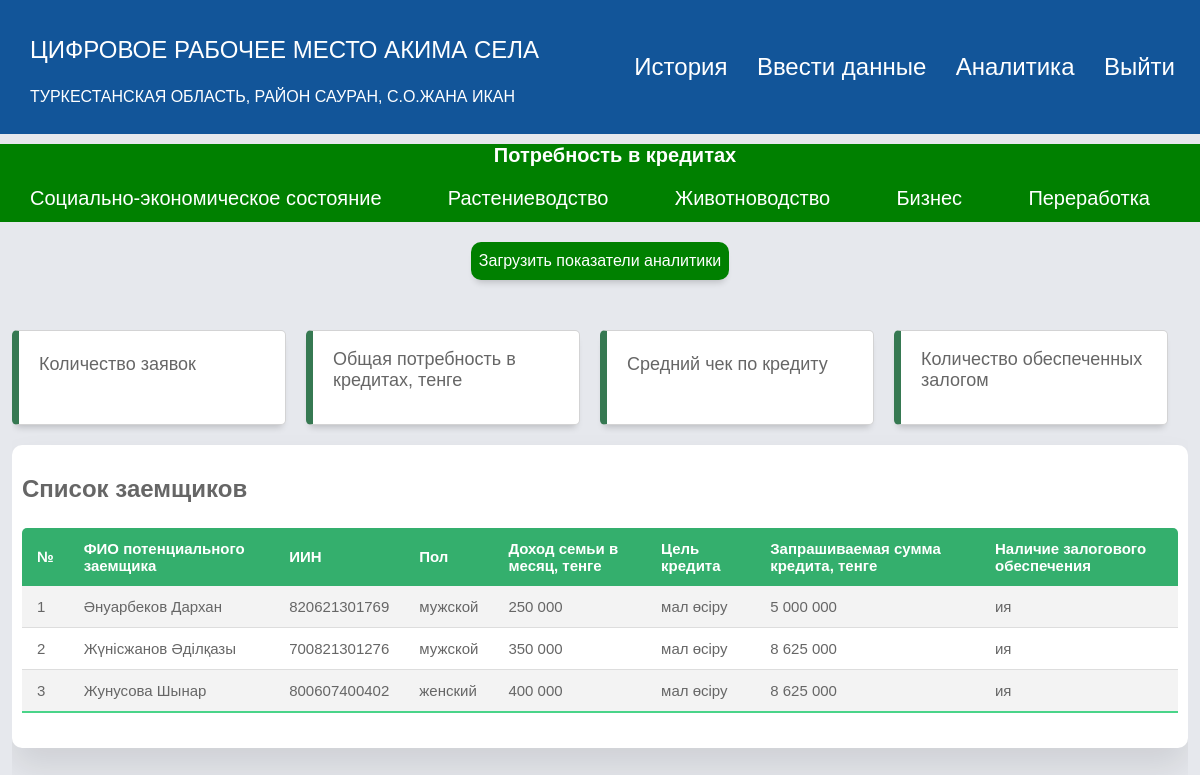
The page /dashboard_credits (signed in) on the database as committed earlier.
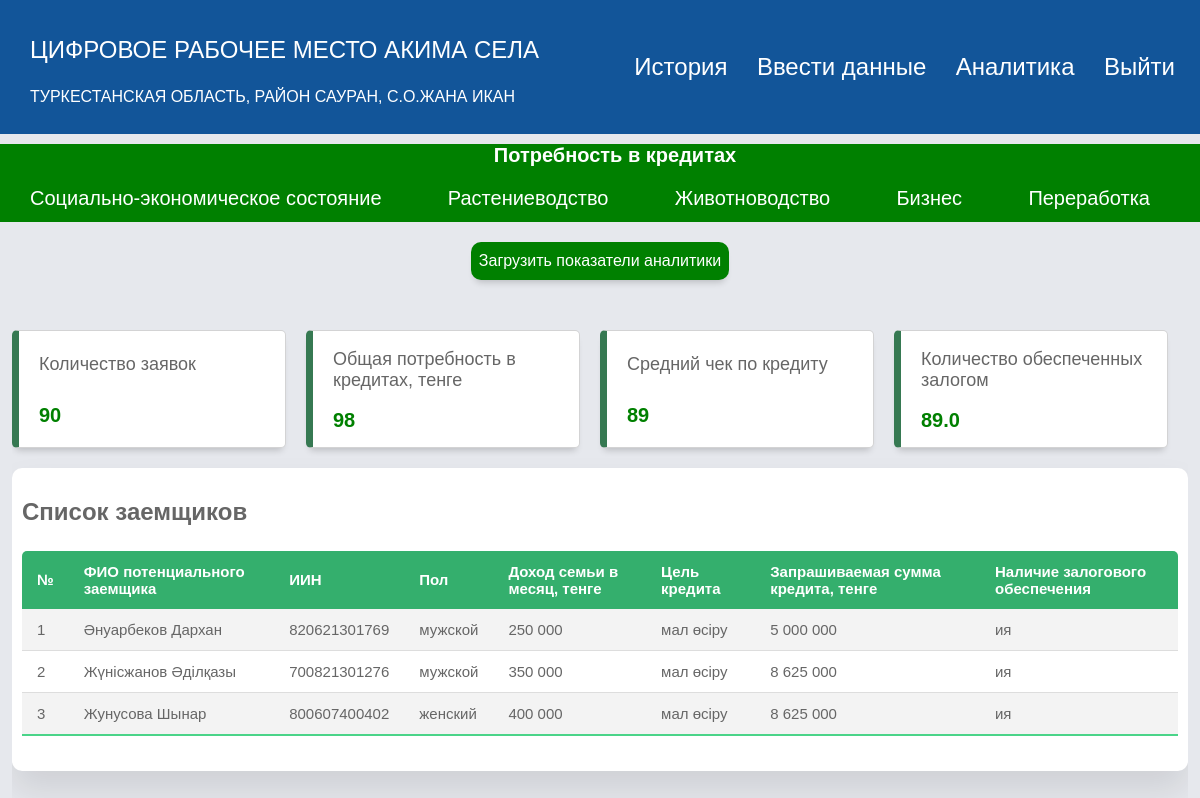
The same page on the database as committed later.
### app/models.py (models this page shows)
class Form(db.Model):
   id = db.Column(db.Integer, primary_key = True)
   user_id = db.Column(db.Integer, db.ForeignKey('user.id'))
   user = relationship("User",backref="forms")
   kato_2 = db.Column(db.String(1024))
   kato_2_name = db.Column(db.String(1024))
   kato_4 = db.Column(db.String(1024))
   kato_4_name = db.Column(db.String(1024))
   kato_6 = db.Column(db.String(1024))
   kato_6_name = db.Column(db.String(1024))
   form_year = db.Column(db.String(1024))
   labour_population = db.Column(db.BigInteger)
   labour_constant_population = db.Column(db.BigInteger)
   labour_labour = db.Column(db.BigInteger)
   labour_government_workers = db.Column(db.BigInteger)
   labour_private_labour = db.Column(db.BigInteger)
   labour_private_ogorod = db.Column(db.BigInteger)
   labour_total_econ_inactive_population = db.Column(db.BigInteger)
   labour_unemployed = db.Column(db.BigInteger)
   labour_household_size = db.Column(db.BigInteger)
   labour_average_income_family = db.Column(db.BigInteger)
   house_total_dvor = db.Column(db.BigInteger)
   house_zaselen_dvor = db.Column(db.BigInteger)
   dh_count = db.Column(db.BigInteger)
   dx_number_ogorodov = db.Column(db.BigInteger)
   dx_cx_land = db.Column(db.Numeric(30, 1))
   dx_pashnya = db.Column(db.Numeric(30, 1))
   dx_mnogoletnie = db.Column(db.Numeric(30, 1))
   dx_zelej = db.Column(db.Numeric(30, 1))
   dx_pastbishe = db.Column(db.Numeric(30, 1))
   dx_senokosy = db.Column(db.Numeric(30, 1))
   dx_ogorody = db.Column(db.Numeric(30, 1))
   dx_sad = db.Column(db.Numeric(30, 1))
   dx_urojai = db.Column(db.Numeric(30, 1))
   dx_cucumber = db.Column(db.Numeric(30, 1))
   dx_tomato = db.Column(db.Numeric(30, 1))
   dx_potato = db.Column(db.Numeric(30, 1))
   dx_kapusta = db.Column(db.Numeric(30, 1))
   dx_carrot = db.Column(db.Numeric(30, 1))
   dx_svekla = db.Column(db.Numeric(30, 1))
   dx_sweet_peper = db.Column(db.Numeric(30, 1))
   dx_baklajan = db.Column(db.Numeric(30, 1))
   dx_kabachek = db.Column(db.Numeric(30, 1))
   dx_onion = db.Column(db.Numeric(30, 1))
   dx_chesnok = db.Column(db.Numeric(30, 1))
   dx_redis = db.Column(db.Numeric(30, 1))
   dx_korm = db.Column(db.Numeric(30, 1))
   dx_fruits = db.Column(db.Numeric(30, 1))
   kx_amount = db.Column(db.BigInteger)
   kz_cx_land = db.Column(db.Numeric(30, 1))
   kx_pansya = db.Column(db.Numeric(30, 1))
   kx_mnogoletnie = db.Column(db.Numeric(30, 1))
   kx_zelej = db.Column(db.Numeric(30, 1))
   kx_pastbishe = db.Column(db.Numeric(30, 1))
   kx_senokosy = db.Column(db.Numeric(30, 1))
   kx_urojai = db.Column(db.Numeric(30, 1))
   kx_zerno = db.Column(db.Numeric(30, 1))
   kx_rice = db.Column(db.Numeric(30, 1))
   kx_maslichnye = db.Column(db.Numeric(30, 1))
   kx_korm = db.Column(db.Numeric(30, 1))
   kx_mnogoletnie_derevo = db.Column(db.Numeric(30, 1))
   kz_cx_land_reserve = db.Column(db.Numeric(30, 1))
   kx_pansya_reserve = db.Column(db.Numeric(30, 1))
   kx_mnogoletnie_reserve = db.Column(db.Numeric(30, 1))
   kx_zelej_reserve = db.Column(db.Numeric(30, 1))
   kx_pastbishe_reserve = db.Column(db.Numeric(30, 1))
   kx_senokosy_reserve = db.Column(db.Numeric(30, 1))
   infrastructure_polivochnaya_sistema_ = db.Column(db.BigInteger)
   infrastructure_polivochnaya_sistema_isused = db.Column(db.BigInteger)
   infrastructure_polivy = db.Column(db.Numeric(30, 1))
   infrastructure_mtm = db.Column(db.BigInteger)
   infrastructure_mtm_isused = db.Column(db.BigInteger)
   infrastructure_slad = db.Column(db.BigInteger)
   infrastructure_slad_isused = db.Column(db.BigInteger)
   infrastructure_garage = db.Column(db.BigInteger)
   infrastructure_garage_isused = db.Column(db.BigInteger)
   infrastructure_cycsterny = db.Column(db.BigInteger)
   infrastructure_cycsterny_isused = db.Column(db.BigInteger)
   infrastructure_transformator = db.Column(db.BigInteger)
   infrastructure_transformator_isused = db.Column(db.BigInteger)
   specialization_rastenivodstvo = db.Column(db.String(1024))
   specialization_rastenivodstvo_value = db.Column(db.Numeric(30, 1))
   animal_dvor = db.Column(db.BigInteger)
   animal_skot_bird = db.Column(db.BigInteger)
   animal_cx_land = db.Column(db.Numeric(30, 1))
   animal_pashnya = db.Column(db.Numeric(30, 1))
   animal_mnogolet = db.Column(db.Numeric(30, 1))
   animal_zalej = db.Column(db.Numeric(30, 1))
   animal_pastbisha = db.Column(db.Numeric(30, 1))
   animal_senokos = db.Column(db.Numeric(30, 1))
   animal_ogorod = db.Column(db.Numeric(30, 1))
   animal_sad = db.Column(db.Numeric(30, 1))
   animal_krs_milk = db.Column(db.BigInteger)
   animal_krs_meat = db.Column(db.BigInteger)
   animal_sheep = db.Column(db.BigInteger)
   animal_kozel = db.Column(db.BigInteger)
   animal_horse = db.Column(db.BigInteger)
   animal_camel = db.Column(db.BigInteger)
   animal_pig = db.Column(db.BigInteger)
   animal_chicken = db.Column(db.BigInteger)
   animal_gusi = db.Column(db.BigInteger)
   animal_duck = db.Column(db.BigInteger)
   animal_induk = db.Column(db.BigInteger)
   animal_mik_total = db.Column(db.Numeric(30, 1))
   animal_milk_cow = db.Column(db.Numeric(30, 1))
   animal_milkrate_cow = db.Column(db.Numeric(30, 1))
   animal_mil_kozel = db.Column(db.Numeric(30, 1))
   animal_milrate_kozel = db.Column(db.Numeric(30, 1))
   animal_milk_horse = db.Column(db.Numeric(30, 1))
   animal_milkrate_horse = db.Column(db.Numeric(30, 1))
   animal_milk_camel = db.Column(db.Numeric(30, 1))
   animal_milkrate_camel = db.Column(db.Numeric(30, 1))
   animal_meat_total = db.Column(db.Numeric(30, 1))
   animal_meat_cow = db.Column(db.Numeric(30, 1))
   animal_meat_sheep = db.Column(db.Numeric(30, 1))
   animal_meat_horse = db.Column(db.Numeric(30, 1))
   animal_meat_pig = db.Column(db.Numeric(30, 1))
   animal_meat_camel = db.Column(db.Numeric(30, 1))
   animal_meat_chicken = db.Column(db.Numeric(30, 1))
   animal_meat_duck = db.Column(db.Numeric(30, 1))
   animal_meat_gusi = db.Column(db.Numeric(30, 1))
   animal_egg_total = db.Column(db.BigInteger)
   animal_egg_chicken = db.Column(db.BigInteger)
   animal_egg_gusi = db.Column(db.BigInteger)
   animal_egg_perepel = db.Column(db.BigInteger)
   animal_transformator = db.Column(db.BigInteger)
   animal_transformator_isused = db.Column(db.BigInteger)
   specialization_animal = db.Column(db.String(1024))
   specialization_animal_value = db.Column(db.Numeric(30, 1))
   noncx_sto = db.Column(db.BigInteger)
   noncx_sto_needs = db.Column(db.BigInteger)
   noncx_kindergarden = db.Column(db.BigInteger)
   noncx_kindergarden_needs = db.Column(db.BigInteger)
   noncx_souvenier = db.Column(db.BigInteger)
   noncx_souvenier_needs = db.Column(db.BigInteger)
   noncx_pc_service = db.Column(db.BigInteger)
   noncx_pc_service_needs = db.Column(db.BigInteger)
   noncx_store = db.Column(db.BigInteger)
   noncx_store_needs = db.Column(db.BigInteger)
   noncx_remont_bytovoi_tech = db.Column(db.BigInteger)
   noncx_remont_bytovoi_tech_needs = db.Column(db.BigInteger)
   noncx_metal = db.Column(db.BigInteger)
   noncx_metal_needs = db.Column(db.BigInteger)
   noncx_accounting = db.Column(db.BigInteger)
   noncx_accounting_needs = db.Column(db.BigInteger)
   noncx_photo = db.Column(db.BigInteger)
   noncx_photo_needs = db.Column(db.BigInteger)
   noncx_turism = db.Column(db.BigInteger)
   noncx_turism_needs = db.Column(db.BigInteger)
   noncx_rent = db.Column(db.BigInteger)
   noncx_rent_needs = db.Column(db.BigInteger)
   noncx_cargo = db.Column(db.BigInteger)
   noncx_cargo_needs = db.Column(db.BigInteger)
   noncx_massage = db.Column(db.BigInteger)
   noncx_massage_needs = db.Column(db.BigInteger)
   noncx_foodcourt = db.Column(db.BigInteger)
   noncx_foodcourt_needs = db.Column(db.BigInteger)
   noncx_cleaning = db.Column(db.BigInteger)
   noncx_cleaning_needs = db.Column(db.BigInteger)
   noncx_beuty = db.Column(db.BigInteger)
   noncx_beuty_needs = db.Column(db.BigInteger)
   noncx_carwash = db.Column(db.BigInteger)
   noncx_carwash_needs = db.Column(db.BigInteger)
   noncx_atelie = db.Column(db.BigInteger)
   noncx_atelie_needs = db.Column(db.BigInteger)
   noncx_others = db.Column(db.BigInteger)
   noncx_others_needs = db.Column(db.BigInteger)
   noncx_stroika = db.Column(db.BigInteger)
   noncx_stroika_needs = db.Column(db.BigInteger)
   noncx_mebel = db.Column(db.BigInteger)
   noncx_mebel_needs = db.Column(db.BigInteger)
   noncx_stroi_material = db.Column(db.BigInteger)
   noncx_stroi_material_needs = db.Column(db.BigInteger)
   noncx_svarka = db.Column(db.BigInteger)
   noncx_svarka_needs = db.Column(db.BigInteger)
   noncx_woodworking = db.Column(db.BigInteger)
   noncx_woodworking_needs = db.Column(db.BigInteger)
   noncx_others_uslugi = db.Column(db.BigInteger)
   noncx_others_needs_uslugi = db.Column(db.BigInteger)
   manufacture_milk = db.Column(db.Numeric(30, 1))
   manufacture_milk_needs = db.Column(db.Numeric(30, 1))
   manufacture_meat = db.Column(db.Numeric(30, 1))
   manufacture_meat_needs = db.Column(db.Numeric(30, 1))
   manufacture_vegetables = db.Column(db.Numeric(30, 1))  # Corrected typo
   manufacture_vegetables_needs = db.Column(db.Numeric(30, 1))  # Corrected typo
   manufacture_mayo = db.Column(db.Numeric(30, 1))
   manufacture_mayo_needs = db.Column(db.Numeric(30, 1))
   manufacture_fish = db.Column(db.Numeric(30, 1))
   manufacture_fish_needs = db.Column(db.Numeric(30, 1))
   manufacture_choco = db.Column(db.Numeric(30, 1))
   manufacture_choco_needs = db.Column(db.Numeric(30, 1))
   manufacture_beer = db.Column(db.Numeric(30, 1))
   manufacture_beer_needs = db.Column(db.Numeric(30, 1))
   manufacture_vodka = db.Column(db.Numeric(30, 1))
   manufacture_vodka_needs = db.Column(db.Numeric(30, 1))
   manufacture_honey = db.Column(db.Numeric(30, 1))
   manufacture_honey_needs = db.Column(db.Numeric(30, 1))
   manufacture_polufabricat = db.Column(db.Numeric(30, 1))
   manufacture_polufabricat_needs = db.Column(db.Numeric(30, 1))
   manufacture_bread = db.Column(db.Numeric(30, 1))
   manufacture_bread_needs = db.Column(db.Numeric(30, 1))
   manufacture_others = db.Column(db.Numeric(30, 1))
   manufacture_others_needs = db.Column(db.Numeric(30, 1))
   credit_amount = db.Column(db.BigInteger)
   credit_total = db.Column(db.BigInteger)
   credit_average_total = db.Column(db.BigInteger)
   credit_zalog = db.Column(db.Numeric(30, 1))
   modified_date = db.Column(db.DateTime(timezone=True), default=datetime.now(timezone(timedelta(hours=6))), onupdate=datetime.now(timezone(timedelta(hours=6))))
   creation_date = db.Column(db.DateTime(timezone=True), default=datetime.now(timezone(timedelta(hours=6))))

### app/routes.py (the view)
@app.route('/dashboard_credits', methods=['GET'])
@login_required
def dashboard_credits():
    formData=Form.query.filter_by(user_id=current_user.id).first()
    return render_template('credits_dashboard.html', round=round, formData=formData, number_split=number_split, user=current_user)

### app/routes.py (called while the page is built)
@login_manager.user_loader
def load_user(user_id):
    return User.query.get(int(user_id))

def number_split(number):
    number_str = str(number)
    if '.' in number_str:
        integer_part, decimal_part = number_str.split('.')
    else:
        integer_part, decimal_part = number_str, ""
    formatted_integer_part = " ".join([integer_part[max(0, i-3):i] for i in range(len(integer_part), 0, -3)][::-1])
    result = formatted_integer_part + ('.' + decimal_part if decimal_part else '')
    return result

### app/templates/credits_dashboard.html (shortened to what this page needs)
{% extends "base.html" %} {% block title %}Аналитика{% endblock %}
{% block content %}
<link rel="stylesheet" href="{{ url_for('static', filename='credits_dashboard.css') }}" />
<body>
<div class="main-title">
<p style="text-align: center; font-weight: bold;" class="font-weight-bold">Потребность в кредитах</p>
  <div class="nav_dash_links">
      <a class="dash_link" id="portfolio" href="{{ url_for('dashboard_soc1') }}">Социально-экономическое состояние</a>
      <a class="dash_link" id="portfolio" href="{{ url_for('dashboard_plants') }}">Растениеводство</a>
      <a class="dash_link" id="portfolio" href="{{ url_for('dashboard_animal') }}">Животноводство</a>
      <a class="dash_link" id="portfolio" href="{{ url_for('dashboard_business') }}">Бизнес</a>
      <a class="dash_link" id="portfolio" href="{{ url_for('dashboard_recycling') }}">Переработка</a>
  </div>
</div>
<button id="load_btn" class="download-btn">Загрузить показатели аналитики</button>
<div class="grid-container">
      <main class="main-container" id="main">
        <div class="main-cards">
          <div class="card">
            <div class="card-inner">
              <p class="text-primary">Количество заявок</p>
            </div>
            <span class="text-primary font-weight-bold">{{ number_split(formData.credit_amount) }}</span>
          </div>
          <div class="card">
            <div class="card-inner">
              <p class="text-primary">Общая потребность в кредитах, тенге</p>
            </div>
            <span class="text-primary font-weight-bold">{{ number_split(formData.credit_total) }}</span>
          </div>
         <div class="card">
            <div class="card-inner">
              <p class="text-primary">Средний чек по кредиту</p>
            </div>
            <span class="text-primary font-weight-bold">{{ number_split(formData.credit_average_total) }}</span>
          </div>
         <div class="card">
            <div class="card-inner">
              <p class="text-primary">Количество обеспеченных залогом</p>
            </div>
            <span class="text-primary font-weight-bold">{{ number_split(formData.credit_zalog) }}</span>
          </div>
        </div>
          <section class="attendance">
            <div class="attendance-list">
              <h1>Список заемщиков</h1>
              <table class="table">
                <thead>
                  <tr>
                    <th>№</th>
                    <th>ФИО потенциального заемщика</th>
                    <th>ИИН</th>
                    <th>Пол</th>
                    <th>Доход семьи в месяц, тенге</th>
                    <th>Цель кредита</th>
                    <th>Запрашиваемая сумма кредита, тенге</th>
                    <th>Наличие залогового обеспечения</th>
                  </tr>
                </thead>
                <tbody>
                  <tr>
                    <td>1</td>
                    <td>Әнуарбеков Дархан</td>
                      <td>820621301769</td>
                    <td>мужской</td>
                    <td>250 000</td>
                    <td>мал өсіру</td>
                    <td>5 000 000</td>
                      <td>ия</td>
                  </tr>
                  <tr>
                    <td>2</td>
                    <td>Жүнісжанов Әділқазы</td>
                       <td>700821301276</td>
                    <td>мужской</td>
                    <td>350 000</td>
                  <td>мал өсіру</td>
                      <td>8 625 000</td>
                      <td>ия</td>
                  </tr>
                  <tr>
                    <td>3</td>
                    <td>Жунусова Шынар</td>
                       <td>800607400402</td>
                    <td>женский</td>
                    <td>400 000</td>
                      <td>мал өсіру</td>
                      <td>8 625 000</td>
                      <td>ия</td>
                  </tr>
                </tbody>
              </table>
            </div>
          </section>
      </main>
    </div>
</body>
{% endblock %}

Rows that differ between the two databases and show on the page:
added Form: credit_amount "90", credit_total "98", credit_average_total "89", credit_zalog "89.0"
